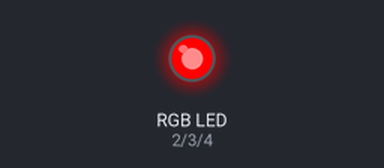
Simulated run of this sketch. Board: Arduino Uno, built with avr-gcc and run on an emulated ATmega328P. Shown: an RGB LED mixed from three pins (HIGH = lit).

Above: at 0.5 s.
At 1.5 s:
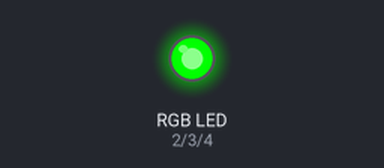
At 2.5 s:
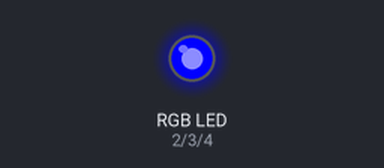
At 3.5 s:
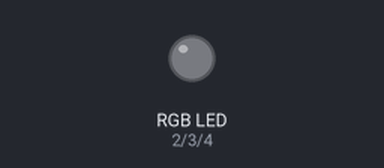
Timing chart, 0 to 5.2 s (numbered marks = the images above):
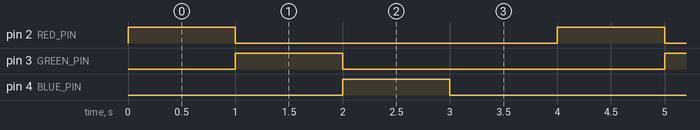

Measured:
- by itself, pin 2 (RED_PIN), pin 3 (GREEN_PIN), pin 4 (BLUE_PIN): alternates HIGH for 1.0 s and LOW for 3.0 s
- by itself, everything shown: repeats every 4.0 s, in 4 steps

The sketch:

rgb_led_arduino_nano.ino
```cpp
// Define pins
#define RED_PIN 2
#define GREEN_PIN 3
#define BLUE_PIN 4

void setup() {
  pinMode(RED_PIN, OUTPUT);
  pinMode(GREEN_PIN, OUTPUT);
  pinMode(BLUE_PIN, OUTPUT);
}

void loop() {
  // Red only
  digitalWrite(RED_PIN, HIGH);
  digitalWrite(GREEN_PIN, LOW);
  digitalWrite(BLUE_PIN, LOW);
  delay(1000);

  // Green only
  digitalWrite(RED_PIN, LOW);
  digitalWrite(GREEN_PIN, HIGH);
  digitalWrite(BLUE_PIN, LOW);
  delay(1000);

  // Blue only
  digitalWrite(RED_PIN, LOW);
  digitalWrite(GREEN_PIN, LOW);
  digitalWrite(BLUE_PIN, HIGH);
  delay(1000);

  // All off
  digitalWrite(RED_PIN, LOW);
  digitalWrite(GREEN_PIN, LOW);
  digitalWrite(BLUE_PIN, LOW);
  delay(1000);
}
```
